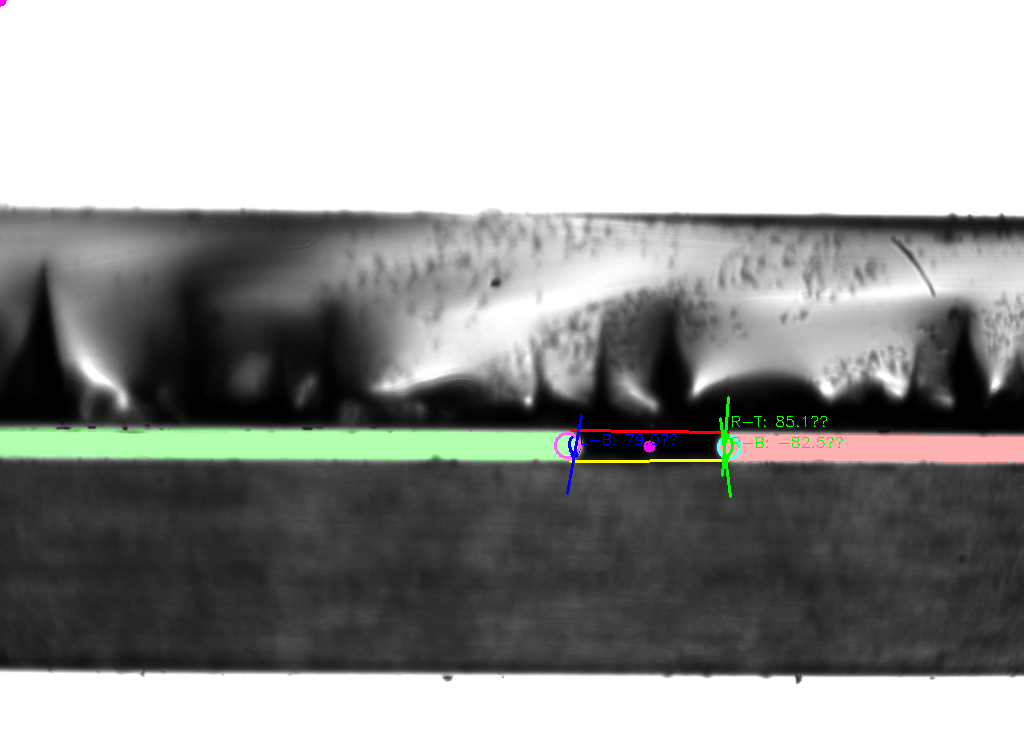
#> input picture Alannah_Sample_1/Alannah_S1_training_debug_images/debug_frame_0007.png, 1024 x 750 px
$ python -i adaptive_threshhold.py   (imports and definitions only)
#> lines starting #> are read from the running program, lines starting #| are printed output that depends on the picture; after the words box and inside, x2 and y2 are one past the last pixel; in counts of white or black regions, pixels touching at a corner belong together
#> further down, picture is the input picture: shape (750, 1024, 3); mean B, G, R 150.9, 152.8, 151.7
import cv2
import numpy as np
import matplotlib.pyplot as plt
from matplotlib.widgets import Slider, RadioButtons
import tkinter as tk
from tkinter import filedialog
from SAM_FIles.cv2ellipse import *

def adaptive_threshold_with_contours_viewer(image_bgr):
    gray = cv2.cvtColor(image_bgr, cv2.COLOR_BGR2GRAY)
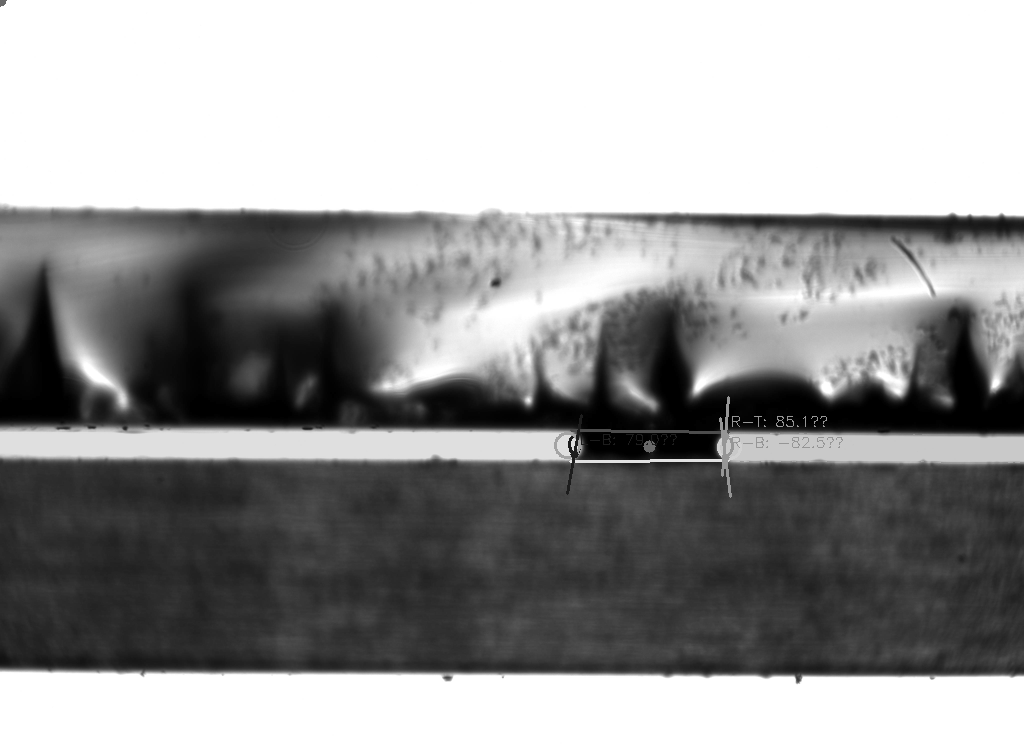
#> gray: shape (750, 1024); min 0, max 255, mean 152.2

    fig, ax = plt.subplots(figsize=(8, 6))
    plt.subplots_adjust(left=0.25, bottom=0.3)

    # Initial parameters
    block_size = 31
    C = 3

    ax.imshow(gray, cmap='gray')
    ax.set_title(f"Adaptive Threshold with Contours")
    ax.axis("off")

    # Sliders
    ax_block = plt.axes([0.25, 0.2, 0.65, 0.03])
    ax_C = plt.axes([0.25, 0.15, 0.65, 0.03])
    slider_block = Slider(ax_block, 'Block Size', 3, 51, valinit=block_size, valstep=2)
    slider_C = Slider(ax_C, 'C (Offset)', -20, 20, valinit=C, valstep=1)

    # Radio buttons for method
    ax_method = plt.axes([0.025, 0.4, 0.2, 0.15])
    radio = RadioButtons(ax_method, ['mean', 'gaussian'])

    def update(val=None):
        blk = int(slider_block.val)
        c = int(slider_C.val)
        method = radio.value_selected

        # Adaptive thresholding
        thresh_type = cv2.ADAPTIVE_THRESH_MEAN_C if method == 'mean' else cv2.ADAPTIVE_THRESH_GAUSSIAN_C
        binary = cv2.adaptiveThreshold(
            gray, 255, thresh_type,
            cv2.THRESH_BINARY_INV, blk, c
        )
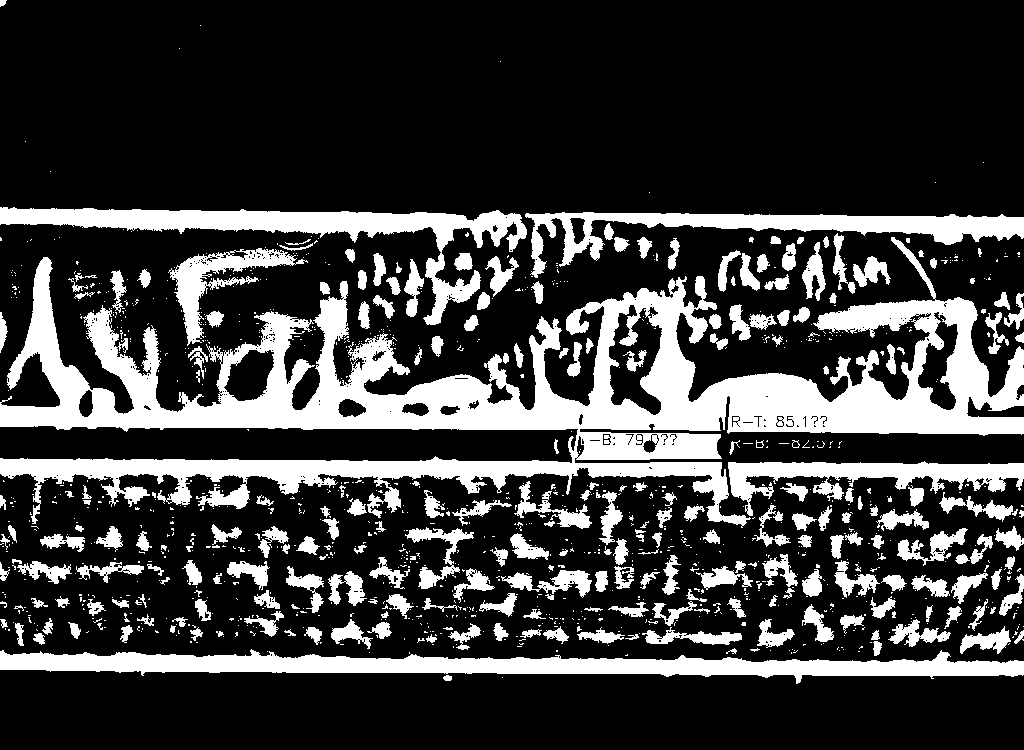
#> binary: shape (750, 1024); 23.7% white; 1166 white regions (909 under 20 px)

        # Find contours on binary mask
        contours, _ = cv2.findContours(binary, cv2.RETR_EXTERNAL, cv2.CHAIN_APPROX_SIMPLE)
#> contours = 1154 contours, 948 with area under 20; largest, box (x1, y1, x2, y2) and area: (0, 237, 1024, 528) 89882, (0, 649, 1024, 684) 15442, (0, 207, 527, 325) 11096, (525, 212, 1024, 278) 8424, (728, 461, 1024, 516) 5557

        # Draw threshold and contours
        ax.clear()
        ax.imshow(binary, cmap='gray')
        for cnt in contours:
            cnt = cnt.squeeze()
            if len(cnt.shape) == 2 and cv2.contourArea(cnt) > 20:
                ax.plot(cnt[:, 0], cnt[:, 1], linewidth=1, color='lime')
#> this loop made 1154 passes
#> cnt on passes 1, 3, 4: [502, 677], [[627, 654], [626, 655], [625, 655], [627, 655]], [[791, 652], [791, 653]]
        ax.set_title(f"Adaptive ({method}) - Block={blk}, C={c}, Contours={len(contours)}")
        ax.axis("off")
        fig.canvas.draw_idle()

    # Bind events
    slider_block.on_changed(update)
    slider_C.on_changed(update)
    radio.on_clicked(update)

    update()
    plt.show()
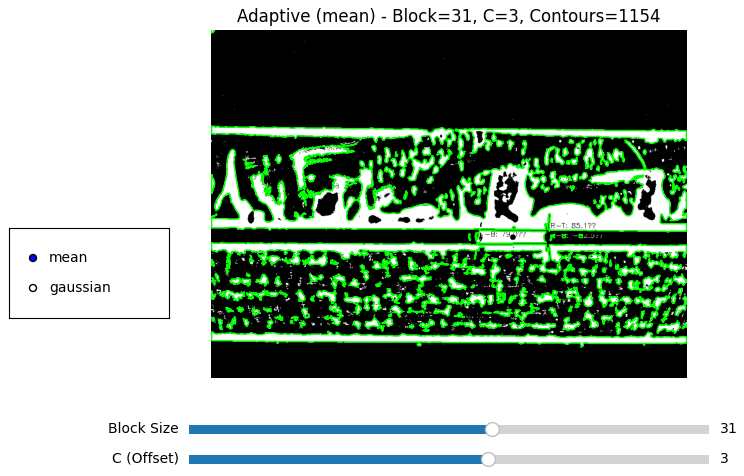
#> figure drawn by matplotlib, 4 panels

# [25 lines not run here, left out]

>>> import cv2
>>> picture = cv2.imread('../Alannah_Sample_1/Alannah_S1_training_debug_images/debug_frame_0007.png')
>>> result = adaptive_threshold_with_contours_viewer(picture)
